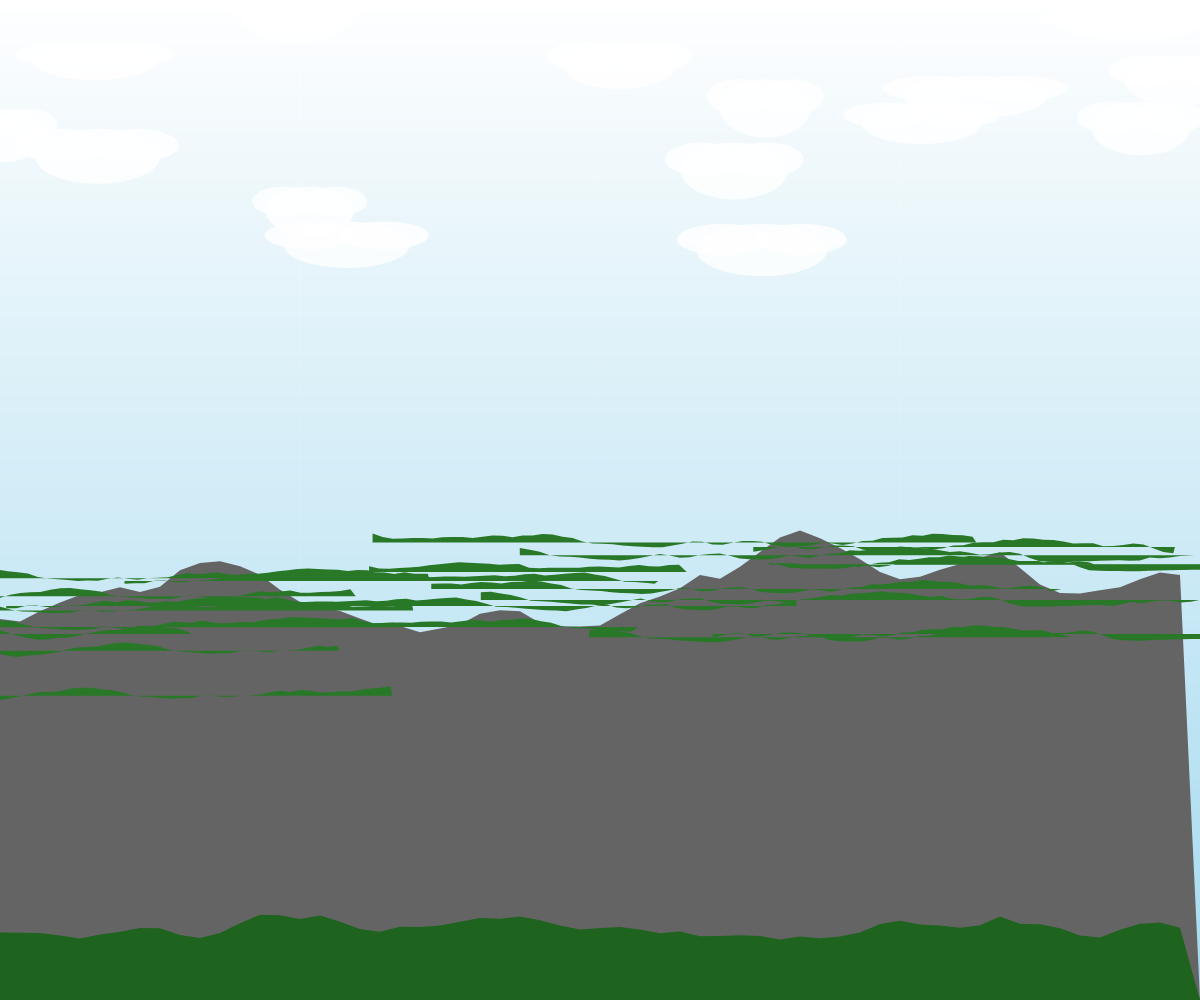
Frame 1 (no input)
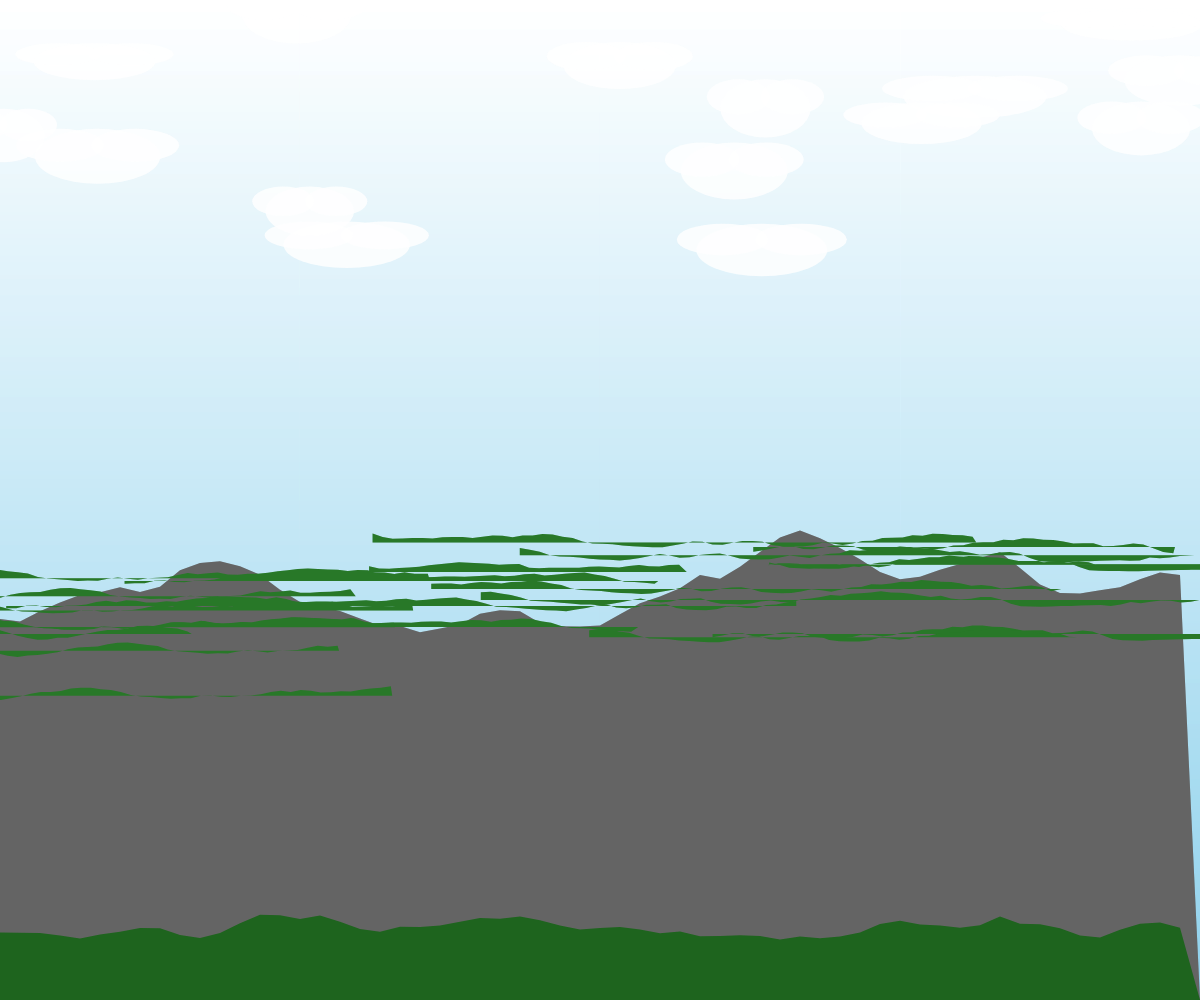
Frame 2 (the mouse pressed at the canvas centre, redrawn once)

The p5.js sketch that drew these frames (run headless with seeded random() and noise() and a simulated clock; the mouse was pressed at the canvas centre and the sketch redrawn once):

// p5.js sketch
// ── sketch.js
let clouds = [];
let hills = [];

function setup() {
  createCanvas(windowWidth, windowHeight);
  noLoop();

  // Create hills
  for (let i = 0; i < 20; i++) {
    hills.push({
      x: random(width),
      y: height / 2 + random(-50, 50),
      w: random(300, 800),
      h: random(100, 300)
    });
  }

  // Create clouds
  for (let i = 0; i < 15; i++) {
    clouds.push({
      x: random(width),
      y: random(height / 4),
      w: random(80, 150),
      h: random(30, 60),
      speed: random(0.2, 0.8)
    });
  }
}

function draw() {
  // Sky gradient
  for (let y = 0; y < height; y++) {
    let inter = map(y, 0, height, 0, 1);
    let c = lerpColor(color(255, 255, 255), color(135, 206, 235), inter);
    stroke(c);
    line(0, y, width, y);
  }

  // Distant mountains
  fill(100, 100, 100);
  noStroke();
  beginShape();
  vertex(0, height);
  for (let i = 0; i < width; i += 20) {
    let h = map(noise(i * 0.005, 10), 0, 1, 300, 500);
    vertex(i, height - h);
  }
  vertex(width, height);
  endShape(CLOSE);

  // Midground hills
  fill(40, 120, 40);
  noStroke();
  for (let hill of hills) {
    beginShape();
    vertex(hill.x - hill.w / 2, hill.y + hill.h / 2);
    for (let i = 0; i < hill.w; i += 10) {
      let yoff = map(noise((hill.x + i) * 0.01), 0, 1, -20, 20);
      vertex(hill.x - hill.w / 2 + i, hill.y + hill.h / 2 + yoff);
    }
    vertex(hill.x + hill.w / 2, hill.y + hill.h / 2);
    endShape(CLOSE);
  }

  // Foreground grass
  fill(30, 100, 30);
  noStroke();
  beginShape();
  vertex(0, height);
  for (let i = 0; i < width; i += 20) {
    let h = map(noise(i * 0.01 + 50), 0, 1, 50, 100);
    vertex(i, height - h);
  }
  vertex(width, height);
  endShape(CLOSE);

  // Clouds
  fill(255, 255, 255, 200);
  noStroke();
  for (let cloud of clouds) {
    ellipse(cloud.x, cloud.y, cloud.w, cloud.h);
    ellipse(cloud.x + cloud.w * 0.3, cloud.y - cloud.h * 0.2, cloud.w * 0.7, cloud.h * 0.6);
    ellipse(cloud.x - cloud.w * 0.3, cloud.y - cloud.h * 0.2, cloud.w * 0.7, cloud.h * 0.6);
  }
}

function windowResized() {
  resizeCanvas(windowWidth, windowHeight);
}
